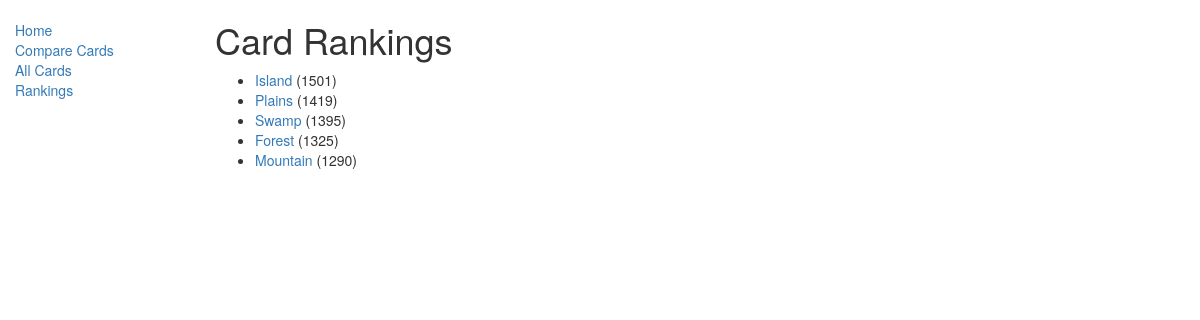
The app's page /mtg_compare/cardrankings/, older data.
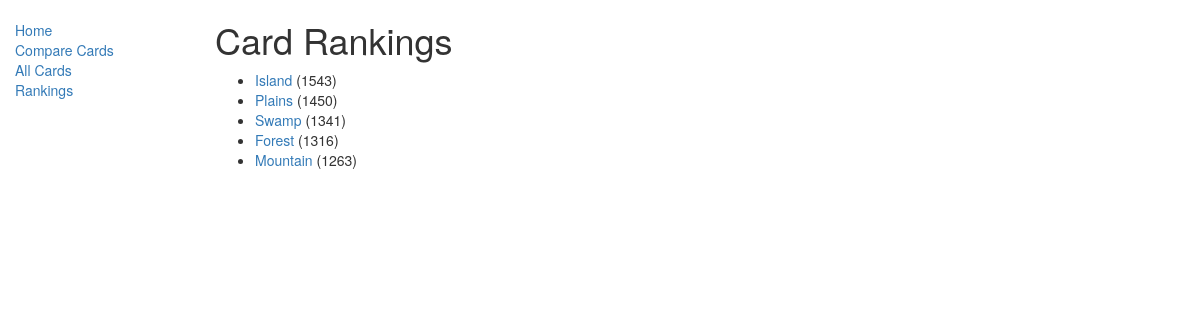
The same page, newer data.
### mtg_compare/models.py (models this page shows, shortened)
class CardRanking(models.Model):
    card = models.OneToOneField(Card, on_delete=models.CASCADE, primary_key=True)
    elo = models.IntegerField(default=ELO_DEFAULT, help_text="Enter the starting Elo for this card")
    def get_absolute_url(self):
        return reverse('cardranking-detail', args=[self.pk])

class Card(models.Model):
    name = models.CharField(max_length=200, unique=True)
    cmc = models.IntegerField(default=0, help_text="Enter the converted mana cost of this card")
    cardType = models.ManyToManyField(CardType, help_text="Select a type for this card")
    cardColor = models.ManyToManyField(CardColor, help_text="Select a color for this card")
    cardSet = models.ManyToManyField(CardSet, help_text="Select a set this card is from")
    def __str__(self):
        return self.name
    def card_type_display(self):
        return ', '.join([ cardType.cardType for cardType in self.cardType.all()])
    card_type_display.short_description = 'Type'
    def card_color_display(self):
        return ', '.join([ cardColor.cardColor for cardColor in self.cardColor.all()])
    card_color_display.short_description = 'Color'

### mtg_compare/views.py (the view)
# urls.py: path('cardrankings/', views.CardRankingListView.as_view(), name='cardrankings'),
class CardRankingListView(generic.ListView):
    model = CardRanking
    paginate_by = 10
    ordering = ['-elo']

### mtg_compare/templates/mtg_compare/cardranking_list.html
{% extends "base_generic.html" %}
{% block content %}
    <h1>Card Rankings</h1>
    {% if cardranking_list %}
    <ul>
        {% for cardranking in cardranking_list %}
        <li>
            <a href="{{ cardranking.get_absolute_url }}">{{ cardranking.card }}</a> ({{ cardranking.elo }})
        </li>
        {% endfor %}
    </ul>
    {% else %}
        <p>There are no card rankings</p>
    {% endif %}
{% endblock %}

Row changes from the older to the newer data that the page shows:
changed CardRanking "Island": elo "1501" → "1543"
changed CardRanking "Plains": elo "1419" → "1450"
changed CardRanking "Forest": elo "1325" → "1316"
Text that changed along with them:
{{ cardranking.elo }}: "1395" → "1341"
{{ cardranking.elo }}: "1290" → "1263"
